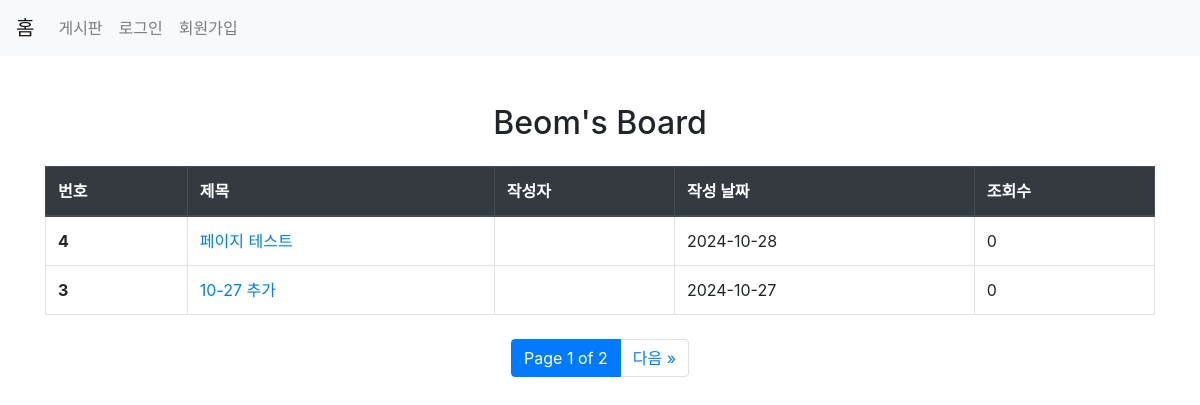
The page /blog/ on the database as committed earlier.
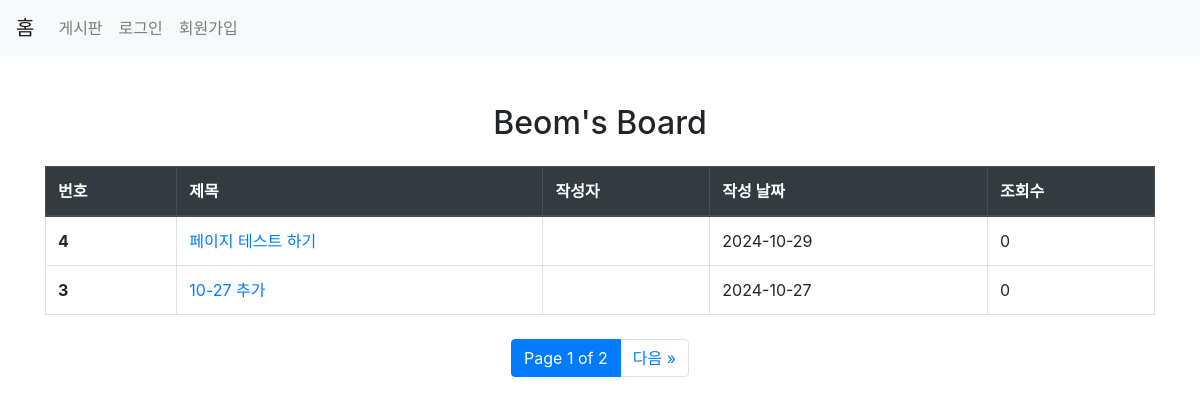
The same page on the database as committed later.
### blog/models.py (models this page shows, shortened)
class Board(models.Model):
    title = models.CharField(verbose_name='TITLE',max_length=100)
    content = models.TextField('CONTENT',default='')
    hits = models.PositiveIntegerField('HITS',default=0)
    pub_date = models.DateTimeField('PUBLISH DATE',default = timezone.now)
    mod_date = models.DateTimeField('MODIFY DATE',auto_now = True)
    enable = models.BooleanField(default=False)
    class Meta:
        verbose_name='Board'
        verbose_name_plural='Boards'
        db_table='blog_Boards'
        ordering=('-id',)
    def get_absolute_url(self):
        return reverse('blog:board_detail',args=(self.id,))
    objects = BoardQuerySet.as_manager()

### blog/views.py (the view)
# urls.py: path('',views.BoardLV.as_view(),name = 'index'),
class BoardLV(ListView):
    model = Board
    context_object_name = 'boards'
    paginate_by =2
    def get_queryset(self):
        return Board.objects.filter(enable=False)

### blog/templates/blog/board_list.html (shortened to what this page needs)
{% extends "common/base.html" %}
    {% block content %}
    <div class="container my-5">
        <h2 class="text-center mb-4">Beom's Board</h2>
        <table class="table table-hover table-bordered">
            <thead class="thead-dark">
                <tr>
                    <th scope="col">번호</th>
                    <th scope="col">제목</th>
                    <th scope="col">작성자</th>
                    <th scope="col">작성 날짜</th>
                    <th scope="col">조회수</th>
                </tr>
            </thead>
            <tbody>
                {% for board in boards %}
                    <tr>
                        <th scope="row">{{ board.pk }}</th>
                        <td><a href="{{ board.get_absolute_url }}">{{ board.title }}</a></td>
                        <td>{{ board.author }}</td>
                        <td>{{ board.mod_date|date:"Y-m-d" }}</td>
                        <td>{{ board.hits }}</td>
                    </tr>
                {% empty %}
                    <tr>
                        <td colspan="5" class="text-center">등록된 게시글이 없습니다.</td>
                    </tr>
                {% endfor %}
            </tbody>
        </table>
        <nav class="d-flex justify-content-center mt-4">
            <ul class="pagination">
                <li class="page-item active">
                    <span class="page-link">Page {{ page_obj.number }} of {{ page_obj.paginator.num_pages }}</span>
                </li>
                {% if page_obj.has_next %}
                    <li class="page-item">
                        <a class="page-link" href="?page={{ page_obj.next_page_number }}" aria-label="다음 페이지">
                            <span aria-hidden="true">다음 &raquo;</span>
                        </a>
                    </li>
                {% endif %}
            </ul>
        </nav>
    </div>
{% endblock %}

### templates/common/base.html (shortened to what this page needs)
<!DOCTYPE html>
<html lang="ko">
<head>
    <link href="https://maxcdn.bootstrapcdn.com/bootstrap/4.5.2/css/bootstrap.min.css" rel="stylesheet">
</head>
<body>
    <nav class="navbar navbar-expand-lg navbar-light bg-light">
        <a class="navbar-brand" href="{% url 'blog:index' %}">홈</a>
        <div class="collapse navbar-collapse">
            <ul class="navbar-nav">
                <li class="nav-item">
                    <a class="nav-link" href="{% url 'blog:board_list' %}">게시판</a>
                </li>
                <li class="nav-item">
                    <a class="nav-link" href="#">로그인</a>
                </li>
                <li class="nav-item">
                    <a class="nav-link" href="#">회원가입</a>
                </li>
            </ul>
        </div>
    </nav>
    {% block content %}{% endblock %}
</body>
</html>

Rows that differ between the two databases and show on the page:
changed Board id 4: title "페이지 테스트" → "페이지 테스트 하기"; mod_date "2024-10-28" → "2024-10-29"
